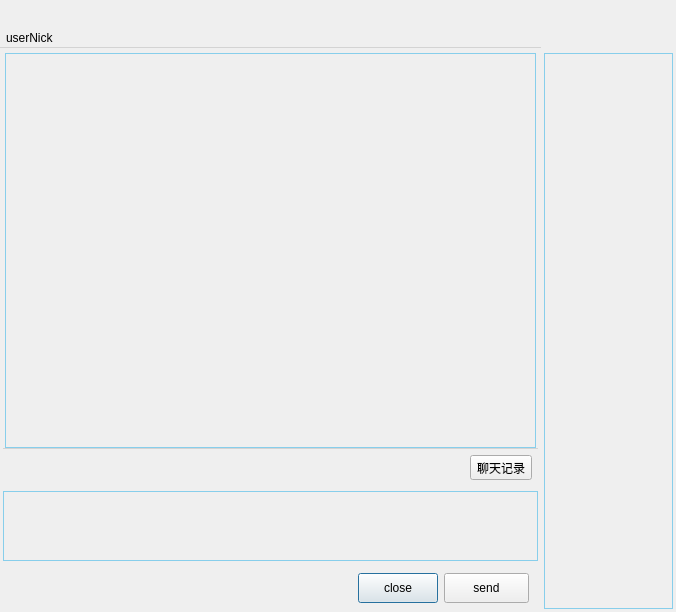
<?xml version="1.0" encoding="UTF-8"?>
<ui version="4.0">
 <class>chatDlg</class>
 <widget class="QDialog" name="chatDlg">
  <property name="geometry">
   <rect>
    <x>0</x>
    <y>0</y>
    <width>676</width>
    <height>612</height>
   </rect>
  </property>
  <property name="windowTitle">
   <string>Dialog</string>
  </property>
  <layout class="QVBoxLayout" name="verticalLayout_4">
   <property name="spacing">
    <number>0</number>
   </property>
   <property name="leftMargin">
    <number>0</number>
   </property>
   <property name="topMargin">
    <number>0</number>
   </property>
   <property name="rightMargin">
    <number>0</number>
   </property>
   <property name="bottomMargin">
    <number>0</number>
   </property>
   <item>
    <widget class="QWidget" name="titleWidget" native="true">
     <property name="minimumSize">
      <size>
       <width>0</width>
       <height>20</height>
      </size>
     </property>
     <property name="maximumSize">
      <size>
       <width>16777215</width>
       <height>20</height>
      </size>
     </property>
    </widget>
   </item>
   <item>
    <widget class="QWidget" name="widget" native="true">
     <layout class="QHBoxLayout" name="horizontalLayout_3" stretch="4,1">
      <property name="spacing">
       <number>0</number>
      </property>
      <property name="leftMargin">
       <number>0</number>
      </property>
      <property name="topMargin">
       <number>8</number>
      </property>
      <property name="rightMargin">
       <number>0</number>
      </property>
      <property name="bottomMargin">
       <number>0</number>
      </property>
      <item>
       <widget class="QWidget" name="widget_2" native="true">
        <layout class="QVBoxLayout" name="verticalLayout_3" stretch="3,1">
         <property name="spacing">
          <number>0</number>
         </property>
         <property name="leftMargin">
          <number>0</number>
         </property>
         <property name="topMargin">
          <number>0</number>
         </property>
         <property name="rightMargin">
          <number>0</number>
         </property>
         <property name="bottomMargin">
          <number>0</number>
         </property>
         <item>
          <widget class="QWidget" name="widget_3" native="true">
           <layout class="QVBoxLayout" name="verticalLayout_2">
            <property name="spacing">
             <number>0</number>
            </property>
            <property name="leftMargin">
             <number>0</number>
            </property>
            <property name="topMargin">
             <number>0</number>
            </property>
            <property name="rightMargin">
             <number>0</number>
            </property>
            <property name="bottomMargin">
             <number>0</number>
            </property>
            <item>
             <widget class="QWidget" name="topToolWidget" native="true">
              <property name="maximumSize">
               <size>
                <width>16777215</width>
                <height>50</height>
               </size>
              </property>
              <property name="styleSheet">
               <string notr="true">border-bottom:1px solid lightgrey;</string>
              </property>
              <layout class="QHBoxLayout" name="horizontalLayout">
               <property name="leftMargin">
                <number>6</number>
               </property>
               <property name="topMargin">
                <number>0</number>
               </property>
               <property name="rightMargin">
                <number>0</number>
               </property>
               <property name="bottomMargin">
                <number>0</number>
               </property>
               <item>
                <widget class="QLabel" name="nickLab">
                 <property name="styleSheet">
                  <string notr="true"/>
                 </property>
                 <property name="text">
                  <string>userNick</string>
                 </property>
                </widget>
               </item>
               <item>
                <spacer name="horizontalSpacer_3">
                 <property name="orientation">
                  <enum>Qt::Horizontal</enum>
                 </property>
                 <property name="sizeHint" stdset="0">
                  <size>
                   <width>40</width>
                   <height>20</height>
                  </size>
                 </property>
                </spacer>
               </item>
              </layout>
             </widget>
            </item>
            <item>
             <widget class="QWidget" name="chatWidget" native="true">
              <layout class="QVBoxLayout" name="verticalLayout_5">
               <property name="spacing">
                <number>0</number>
               </property>
               <property name="leftMargin">
                <number>5</number>
               </property>
               <property name="topMargin">
                <number>5</number>
               </property>
               <property name="rightMargin">
                <number>5</number>
               </property>
               <property name="bottomMargin">
                <number>0</number>
               </property>
               <item>
                <widget class="QTextEdit" name="mesEdit">
                 <property name="styleSheet">
                  <string notr="true">background-color: rgba(255, 255, 255, 0%);
border:1px solid skyblue;

</string>
                 </property>
                 <property name="readOnly">
                  <bool>true</bool>
                 </property>
                </widget>
               </item>
              </layout>
             </widget>
            </item>
           </layout>
          </widget>
         </item>
         <item>
          <widget class="QWidget" name="widget_4" native="true">
           <layout class="QVBoxLayout" name="verticalLayout">
            <property name="spacing">
             <number>3</number>
            </property>
            <property name="leftMargin">
             <number>3</number>
            </property>
            <property name="topMargin">
             <number>0</number>
            </property>
            <property name="rightMargin">
             <number>3</number>
            </property>
            <property name="bottomMargin">
             <number>0</number>
            </property>
            <item>
             <widget class="QWidget" name="downToolWidget" native="true">
              <property name="minimumSize">
               <size>
                <width>0</width>
                <height>40</height>
               </size>
              </property>
              <property name="maximumSize">
               <size>
                <width>16777215</width>
                <height>40</height>
               </size>
              </property>
              <property name="styleSheet">
               <string notr="true">QWidget#downToolWidget
{
	border-top:1px solid lightgrey;
}




</string>
              </property>
              <layout class="QHBoxLayout" name="horizontalLayout_4">
               <property name="leftMargin">
                <number>6</number>
               </property>
               <property name="topMargin">
                <number>6</number>
               </property>
               <property name="rightMargin">
                <number>6</number>
               </property>
               <property name="bottomMargin">
                <number>6</number>
               </property>
               <item>
                <spacer name="horizontalSpacer">
                 <property name="orientation">
                  <enum>Qt::Horizontal</enum>
                 </property>
                 <property name="sizeHint" stdset="0">
                  <size>
                   <width>442</width>
                   <height>20</height>
                  </size>
                 </property>
                </spacer>
               </item>
               <item>
                <widget class="QToolButton" name="historyBtn">
                 <property name="text">
                  <string>聊天记录</string>
                 </property>
                </widget>
               </item>
              </layout>
             </widget>
            </item>
            <item>
             <widget class="QTextEdit" name="chatEdit">
              <property name="styleSheet">
               <string notr="true">background-color: rgba(255, 255, 255, 0%);
border:1px solid skyblue;

</string>
              </property>
             </widget>
            </item>
            <item>
             <widget class="QWidget" name="widget_9" native="true">
              <layout class="QHBoxLayout" name="horizontalLayout_2">
               <item>
                <spacer name="horizontalSpacer_2">
                 <property name="orientation">
                  <enum>Qt::Horizontal</enum>
                 </property>
                 <property name="sizeHint" stdset="0">
                  <size>
                   <width>40</width>
                   <height>20</height>
                  </size>
                 </property>
                </spacer>
               </item>
               <item>
                <widget class="QPushButton" name="pushButton">
                 <property name="minimumSize">
                  <size>
                   <width>0</width>
                   <height>30</height>
                  </size>
                 </property>
                 <property name="text">
                  <string>close</string>
                 </property>
                </widget>
               </item>
               <item>
                <widget class="QToolButton" name="sendBtn">
                 <property name="minimumSize">
                  <size>
                   <width>85</width>
                   <height>30</height>
                  </size>
                 </property>
                 <property name="text">
                  <string>send</string>
                 </property>
                </widget>
               </item>
              </layout>
             </widget>
            </item>
           </layout>
          </widget>
         </item>
        </layout>
       </widget>
      </item>
      <item>
       <widget class="QWidget" name="historyWidget" native="true">
        <layout class="QVBoxLayout" name="verticalLayout_6">
         <property name="spacing">
          <number>0</number>
         </property>
         <property name="leftMargin">
          <number>3</number>
         </property>
         <property name="topMargin">
          <number>25</number>
         </property>
         <property name="rightMargin">
          <number>3</number>
         </property>
         <property name="bottomMargin">
          <number>3</number>
         </property>
         <item>
          <widget class="QTextEdit" name="histroyEdit">
           <property name="styleSheet">
            <string notr="true">background-color: rgba(255, 255, 255, 0%);
border:1px solid skyblue;

</string>
           </property>
          </widget>
         </item>
        </layout>
       </widget>
      </item>
     </layout>
    </widget>
   </item>
  </layout>
 </widget>
 <resources/>
 <connections/>
</ui>
